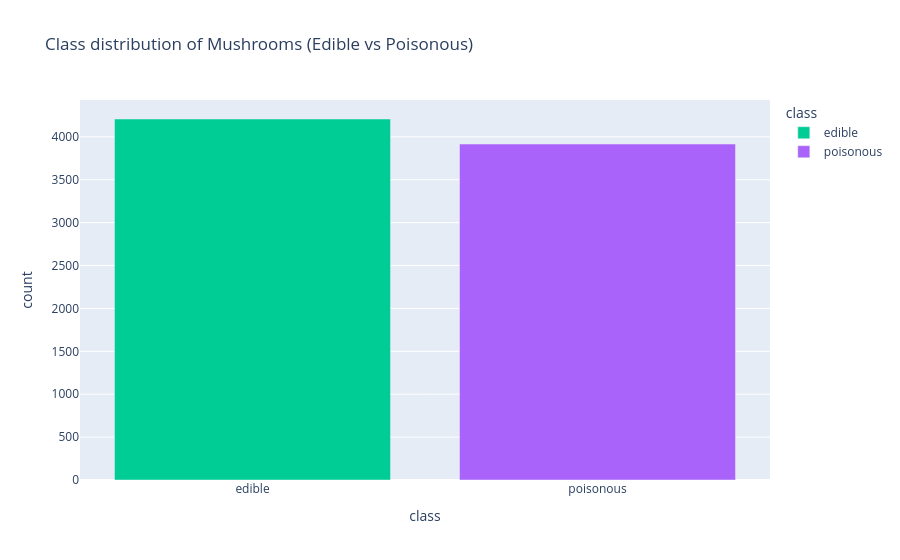

Notebook code cell kept with this figure:
### Code cell
# Distribution of target classes
class_counts = df.select(pl.col("class").value_counts(sort=True)).unnest("class")

# Visualizzazione
fig = px.bar(
    class_counts,
    x="class",
    y="count",
    color="class",
    title="Class distribution of Mushrooms (Edible vs Poisonous)",
    color_discrete_map={'edible': '#00cc96', 'poisonous': '#aa63fa'})
fig.show()

### Figure 1 — Plotly figure (JSON) as saved in the notebook; plotly's stock layout.template omitted (floating-point values rounded to 4 significant figures)
{"data": [{"hovertemplate": "class=%{x}<br>count=%{y}<extra></extra>", "legendgroup": "edible", "marker": {"color": "#00cc96", "pattern": {"shape": ""}}, "name": "edible", "orientation": "v", "showlegend": true, "textposition": "auto", "type": "bar", "x": ["edible"], "xaxis": "x", "y": [4208], "yaxis": "y"}, {"hovertemplate": "class=%{x}<br>count=%{y}<extra></extra>", "legendgroup": "poisonous", "marker": {"color": "#aa63fa", "pattern": {"shape": ""}}, "name": "poisonous", "orientation": "v", "showlegend": true, "textposition": "auto", "type": "bar", "x": ["poisonous"], "xaxis": "x", "y": [3916], "yaxis": "y"}], "layout": {"barmode": "relative", "legend": {"title": {"text": "class"}, "tracegroupgap": 0}, "title": {"text": "Class distribution of Mushrooms (Edible vs Poisonous)"}, "xaxis": {"anchor": "y", "categoryarray": ["edible", "poisonous"], "categoryorder": "array", "domain": [0, 1], "title": {"text": "class"}}, "yaxis": {"anchor": "x", "domain": [0, 1], "title": {"text": "count"}}}}
